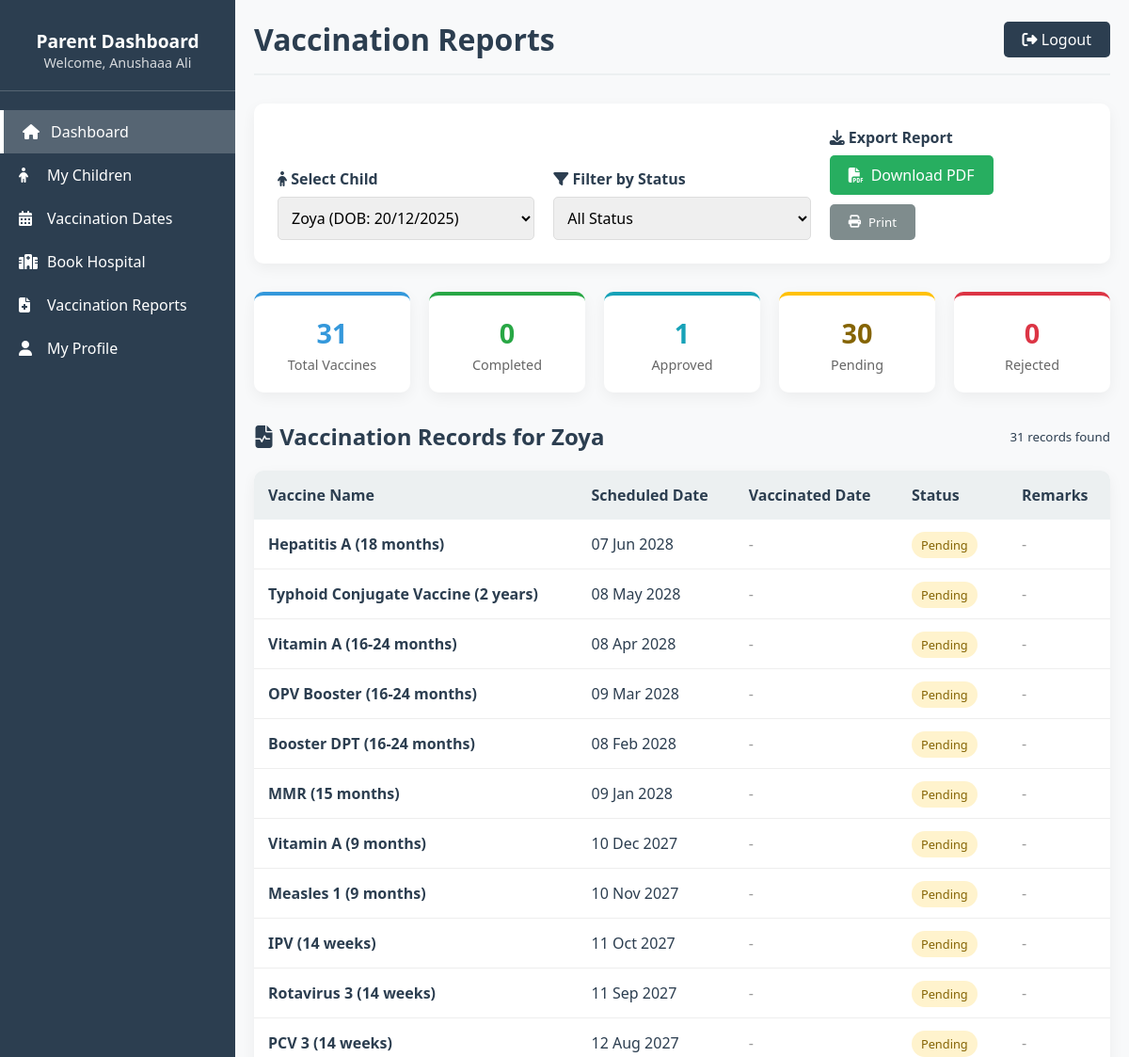
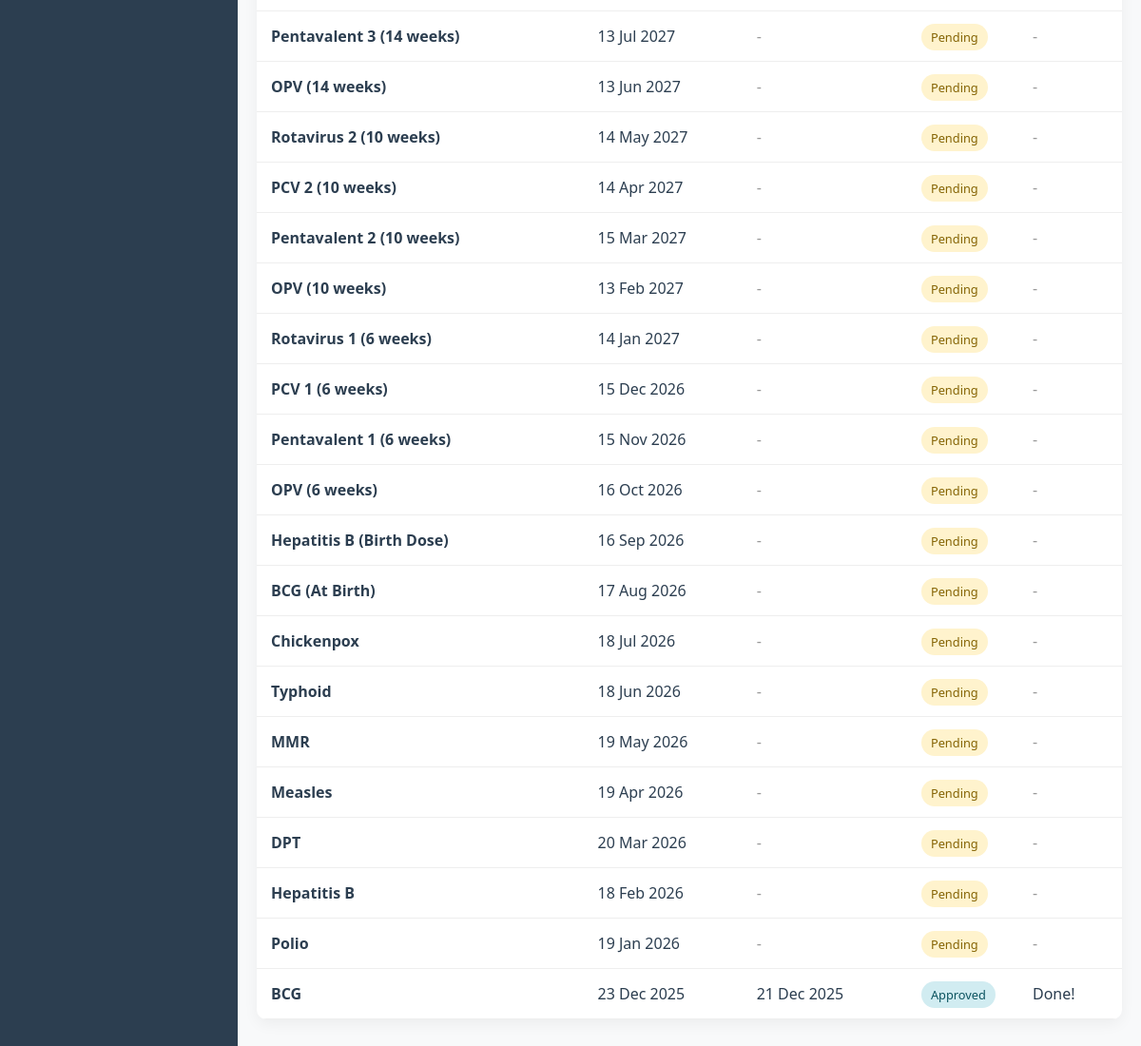
Page /parent/reports.php?child_id=5 (signed in) on the committed database (2 pictures, top to bottom).
### tables this page shows
CREATE TABLE `children` (
  `child_id` int(11) NOT NULL,
  `parent_id` int(11) NOT NULL,
  `child_name` varchar(100) NOT NULL,
  `dob` date NOT NULL,
  `gender` varchar(10) DEFAULT NULL,
  `created_at` datetime DEFAULT current_timestamp(),
  `weight` decimal(5,2) DEFAULT NULL,
  `blood_group` varchar(5) DEFAULT NULL
);

CREATE TABLE `bookings` (
  `booking_id` int(11) NOT NULL,
  `child_id` int(11) NOT NULL,
  `hospital_id` int(11) DEFAULT NULL,
  `vaccine_id` int(11) NOT NULL,
  `booking_date` date NOT NULL,
  `status` tinyint(4) DEFAULT 0,
  `created_at` datetime DEFAULT current_timestamp()
);

CREATE TABLE `vaccines` (
  `vaccine_id` int(11) NOT NULL,
  `vaccine_name` varchar(100) NOT NULL,
  `availability` tinyint(4) DEFAULT 1
);

CREATE TABLE `vaccination_reports` (
  `report_id` int(11) NOT NULL,
  `booking_id` int(11) NOT NULL,
  `vaccination_date` date DEFAULT NULL,
  `remarks` varchar(255) DEFAULT NULL
);

### parent/reports.php (the view, shortened to what this page needs)
<?php
include("header.php");
include("../includes/config.php");
$parent_id = $_SESSION['user_id'];
$child_id = $_GET['child_id'] ?? 0;
$status_filter = $_GET['status'] ?? 'all';
$children_sql = "SELECT * FROM children WHERE parent_id = '$parent_id'";
$children_result = mysqli_query($conn, $children_sql);
$reports = [];
$child_name = "";
if ($child_id > 0) {
    $child_query = "SELECT child_name, dob FROM children WHERE child_id = '$child_id'";
    $child_result = mysqli_query($conn, $child_query);
    $child_data = mysqli_fetch_assoc($child_result);
    $child_name = $child_data['child_name'] ?? '';
    $report_sql = "SELECT v.vaccine_name, b.booking_date, b.status, r.vaccination_date, r.remarks
                   FROM bookings b
                   JOIN vaccines v ON b.vaccine_id = v.vaccine_id
                   LEFT JOIN vaccination_reports r ON b.booking_id = r.booking_id
                   WHERE b.child_id = '$child_id'";
    $report_sql .= " ORDER BY b.booking_date DESC";
    $report_result = mysqli_query($conn, $report_sql);
    while($row = mysqli_fetch_assoc($report_result)) {
        $reports[] = $row;
    }
}
?>
<!DOCTYPE html>
<html lang="en">
<head>
    <link rel="stylesheet" href="https://cdnjs.cloudflare.com/ajax/libs/font-awesome/6.4.0/css/all.min.css">
</head>
<body>
<div class="main-content">
    <div class="header">
        <h1>Vaccination Reports</h1>
        <a href="../logout.php" class="logout-btn">
            <i class="fas fa-sign-out-alt"></i> Logout
        </a>
    </div>
    <div class="filter-box">
        <div class="filter-row">
            <div class="filter-group">
                <label><i class="fas fa-child"></i> Select Child</label>
                <select onchange="window.location='reports.php?child_id=' + this.value + '&status=<?php echo $status_filter; ?>'">
                    <?php
                    mysqli_data_seek($children_result, 0);
                    while($child = mysqli_fetch_assoc($children_result)):
                    ?>
                    <option value="<?php echo $child['child_id']; ?>"
                        <?php echo $child_id == $child['child_id'] ? 'selected' : ''; ?>>
                        <?php echo htmlspecialchars($child['child_name']); ?>
                        (DOB: <?php echo date('d/m/Y', strtotime($child['dob'])); ?>)
                    </option>
                    <?php endwhile; ?>
                </select>
            </div>
            <?php if($child_id > 0): ?>
            <div class="filter-group">
                <label><i class="fas fa-filter"></i> Filter by Status</label>
                <select onchange="window.location='reports.php?child_id=<?php echo $child_id; ?>&status=' + this.value">
                    <option value="all" <?php echo $status_filter == 'all' ? 'selected' : ''; ?>>All Status</option>
                </select>
            </div>
            <div class="filter-group">
                <label><i class="fas fa-download"></i> Export Report</label>
                <div class="export-options">
                    <a href="generate_pdf.php?child_id=<?php echo $child_id; ?>&status=<?php echo $status_filter; ?>"
                       class="btn btn-success" onclick="showLoading()">
                        <i class="fas fa-file-pdf"></i> Download PDF
                    </a>
                    <button onclick="printReport()" class="btn btn-secondary">
                        <i class="fas fa-print"></i> Print
                    </button>
                </div>
            </div>
            <?php endif; ?>
        </div>
    </div>
    <?php if($child_id > 0): ?>
    <?php if(count($reports) > 0): ?>
    <?php
    $total = 0;
    $completed = 0;
    $approved = 0;
    $pending = 0;
    $rejected = 0;
    foreach($reports as $report) {
        $total++;
        switch($report['status']) {
            case 0: $pending++; break;
            case 1: $approved++; break;
        }
    }
    ?>
    <div class="summary-grid">
        <div class="summary-card" style="border-top: 4px solid #3498db;">
            <h3 style="color: #3498db;"><?php echo $total; ?></h3>
            <p>Total Vaccines</p>
        </div>
        <div class="summary-card" style="border-top: 4px solid #28a745;">
            <h3 style="color: #28a745;"><?php echo $completed; ?></h3>
            <p>Completed</p>
        </div>
        <div class="summary-card" style="border-top: 4px solid #17a2b8;">
            <h3 style="color: #17a2b8;"><?php echo $approved; ?></h3>
            <p>Approved</p>
        </div>
        <div class="summary-card" style="border-top: 4px solid #ffc107;">
            <h3 style="color: #856404;"><?php echo $pending; ?></h3>
            <p>Pending</p>
        </div>
        <div class="summary-card" style="border-top: 4px solid #dc3545;">
            <h3 style="color: #dc3545;"><?php echo $rejected; ?></h3>
            <p>Rejected</p>
        </div>
    </div>
    <?php endif; ?>
    <?php if(count($reports) > 0): ?>
    <div style="margin-bottom: 20px; display: flex; justify-content: space-between; align-items: center;">
        <h2><i class="fas fa-file-medical-alt"></i> Vaccination Records for <?php echo htmlspecialchars($child_name); ?></h2>
        <small><?php echo count($reports); ?> records found</small>
    </div>
    <table class="data-table">
        <thead>
            <tr>
                <th>Vaccine Name</th>
                <th>Scheduled Date</th>
                <th>Vaccinated Date</th>
                <th>Status</th>
                <th>Remarks</th>
            </tr>
        </thead>
        <tbody>
            <?php foreach($reports as $report):
                $status = $report['status'];
                $status_text = ['Pending', 'Approved', 'Vaccinated', 'Rejected'][$status];
                $status_class = ['status-pending', 'status-approved', 'status-vaccinated', 'status-rejected'][$status];
            ?>
            <tr>
                <td><strong><?php echo htmlspecialchars($report['vaccine_name']); ?></strong></td>
                <td><?php echo date('d M Y', strtotime($report['booking_date'])); ?></td>
                <td>
                    <?php if($report['vaccination_date']): ?>
                        <?php echo date('d M Y', strtotime($report['vaccination_date'])); ?>
                    <?php else: ?>
                        <span style="color: #999;">-</span>
                    <?php endif; ?>
                </td>
                <td><span class="status <?php echo $status_class; ?>"><?php echo $status_text; ?></span></td>
                <td><?php echo $report['remarks'] ? htmlspecialchars($report['remarks']) : '<span style="color: #999;">-</span>'; ?></td>
            </tr>
            <?php endforeach; ?>
        </tbody>
    </table>
    <?php endif; ?>
    <?php endif; ?>
</div>
</body>
</html>

### parent/header.php (style rules this page uses)
:root { --primary-color: #27ae60; --secondary-color: #2ecc71; --sidebar-bg: #2c3e50; --light-color: #e8f6ef; --text-color: #2c3e50; }
* { margin: 0; padding: 0; box-sizing: border-box; font-family: 'Segoe UI', Tahoma, Geneva, Verdana, sans-serif; }
body { background-color: #f8f9fa; color: var(--text-color); }
.main-content { flex: 1; padding: 20px; }
.header { display: flex; justify-content: space-between; align-items: center; margin-bottom: 30px; padding-bottom: 15px; border-bottom: 2px solid var(--light-color); }
.btn { display: inline-block; padding: 8px 20px; background: var(--primary-color); color: white; text-decoration: none; border-radius: 5px; font-weight: 500; transition: background 0.3s; }
.logout-btn { background: #e74c3c; color: white; border: none; padding: 8px 20px; border-radius: 5px; cursor: pointer; font-weight: 500; }

### parent/reports.php (style rules this page uses)
:root { --primary-color: #3498db; --secondary-color: #2980b9; --light-color: #ecf0f1; --text-color: #2c3e50; }
* { margin: 0; padding: 0; box-sizing: border-box; font-family: 'Segoe UI', Tahoma, Geneva, Verdana, sans-serif; }
body { background-color: #f8f9fa; color: var(--text-color); }
.main-content { padding: 20px; max-width: 1200px; margin: 0 auto; }
.header { display: flex; justify-content: space-between; align-items: center; margin-bottom: 30px; padding-bottom: 15px; border-bottom: 2px solid var(--light-color); }
.logout-btn { background: #2c3e50; color: white; padding: 8px 20px; border-radius: 5px; text-decoration: none; font-weight: 500; transition: background 0.3s; }
.filter-box { background: white; padding: 25px; border-radius: 10px; box-shadow: 0 5px 15px rgba(0,0,0,0.05); margin-bottom: 30px; }
.filter-row { display: flex; gap: 20px; align-items: flex-end; flex-wrap: wrap; }
.filter-group { flex: 1; min-width: 200px; }
label { display: block; margin-bottom: 8px; font-weight: 600; color: var(--text-color); }
select, input { width: 100%; padding: 10px; border: 1px solid #ddd; border-radius: 5px; font-size: 1rem; }
.btn { display: inline-block; padding: 10px 20px; background: var(--primary-color); color: white; border: none; border-radius: 5px; cursor: pointer; font-weight: 500; text-decoration: none; transition: background 0.3s; display: inline-flex; align-items: center; gap: 8px; }
.btn-secondary { background: #7f8c8d; }
.btn-success { background: #27ae60; }
.data-table { width: 100%; border-collapse: collapse; background: white; border-radius: 10px; overflow: hidden; box-shadow: 0 5px 15px rgba(0,0,0,0.05); margin-bottom: 30px; }
.data-table th { background: var(--light-color); padding: 15px; text-align: left; font-weight: 600; color: var(--text-color); }
.data-table td { padding: 15px; border-bottom: 1px solid #eee; }
.status { padding: 5px 10px; border-radius: 20px; font-size: 0.8rem; font-weight: 500; }
.status-pending { background: #fff3cd; color: #856404; }
.status-approved { background: #d1ecf1; color: #0c5460; }
.summary-grid { display: grid; grid-template-columns: repeat(auto-fit, minmax(150px, 1fr)); gap: 20px; margin-bottom: 30px; }
.summary-card { background: white; padding: 20px; border-radius: 10px; text-align: center; box-shadow: 0 5px 15px rgba(0,0,0,0.05); }
.summary-card h3 { font-size: 1.8rem; margin-bottom: 5px; }
.summary-card p { color: #666; font-size: 0.9rem; }
.export-options { display: flex; gap: 10px; flex-wrap: wrap; }

### rows in the picture
children: child_name "Zoya"
bookings: vaccine.vaccine_name "Hepatitis A (18 months)", booking_date "07 Jun 2028", status "Pending"
bookings: vaccine.vaccine_name "Typhoid Conjugate Vaccine (2 years)", booking_date "08 May 2028", status "Pending"
bookings: vaccine.vaccine_name "Vitamin A (16-24 months)", booking_date "08 Apr 2028", status "Pending"
bookings: vaccine.vaccine_name "OPV Booster (16-24 months)", booking_date "09 Mar 2028", status "Pending"
bookings: vaccine.vaccine_name "Booster DPT (16-24 months)", booking_date "08 Feb 2028", status "Pending"
bookings: vaccine.vaccine_name "MMR (15 months)", booking_date "09 Jan 2028", status "Pending"
bookings: vaccine.vaccine_name "Vitamin A (9 months)", booking_date "10 Dec 2027", status "Pending"
bookings: vaccine.vaccine_name "Measles 1 (9 months)", booking_date "10 Nov 2027", status "Pending"
bookings: vaccine.vaccine_name "IPV (14 weeks)", booking_date "11 Oct 2027", status "Pending"
bookings: vaccine.vaccine_name "Rotavirus 3 (14 weeks)", booking_date "11 Sep 2027", status "Pending"
bookings: vaccine.vaccine_name "PCV 3 (14 weeks)", booking_date "12 Aug 2027", status "Pending"
bookings: vaccine.vaccine_name "Pentavalent 3 (14 weeks)", booking_date "13 Jul 2027", status "Pending"
bookings: vaccine.vaccine_name "OPV (14 weeks)", booking_date "13 Jun 2027", status "Pending"
bookings: vaccine.vaccine_name "Rotavirus 2 (10 weeks)", booking_date "14 May 2027", status "Pending"
bookings: vaccine.vaccine_name "PCV 2 (10 weeks)", booking_date "14 Apr 2027", status "Pending"
bookings: vaccine.vaccine_name "Pentavalent 2 (10 weeks)", booking_date "15 Mar 2027", status "Pending"
bookings: vaccine.vaccine_name "OPV (10 weeks)", booking_date "13 Feb 2027", status "Pending"
bookings: vaccine.vaccine_name "Rotavirus 1 (6 weeks)", booking_date "14 Jan 2027", status "Pending"
bookings: vaccine.vaccine_name "PCV 1 (6 weeks)", booking_date "15 Dec 2026", status "Pending"
bookings: vaccine.vaccine_name "Pentavalent 1 (6 weeks)", booking_date "15 Nov 2026", status "Pending"
bookings: vaccine.vaccine_name "OPV (6 weeks)", booking_date "16 Oct 2026", status "Pending"
bookings: vaccine.vaccine_name "Hepatitis B (Birth Dose)", booking_date "16 Sep 2026", status "Pending"
bookings: vaccine.vaccine_name "BCG (At Birth)", booking_date "17 Aug 2026", status "Pending"
bookings: vaccine.vaccine_name "Chickenpox", booking_date "18 Jul 2026", status "Pending"
bookings: vaccine.vaccine_name "Typhoid", booking_date "18 Jun 2026", status "Pending"
bookings: vaccine.vaccine_name "MMR", booking_date "19 May 2026", status "Pending"
bookings: vaccine.vaccine_name "Measles", booking_date "19 Apr 2026", status "Pending"
bookings: vaccine.vaccine_name "DPT", booking_date "20 Mar 2026", status "Pending"
bookings: vaccine.vaccine_name "Hepatitis B", booking_date "18 Feb 2026", status "Pending"
bookings: vaccine.vaccine_name "Polio", booking_date "19 Jan 2026", status "Pending"
bookings: vaccine.vaccine_name "BCG", booking_date "23 Dec 2025", vaccination_reports.vaccination_date "21 Dec 2025", status "Approved", vaccination_reports.remarks "Done!"

### other values in the picture
$_SESSION['name'] "Anushaaa Ali"
$total "31"
$completed "0"
$approved "1"
$pending "30"
$rejected "0"
count($reports) "31"
form field value "Zoya (DOB: 20/12/2025)"
